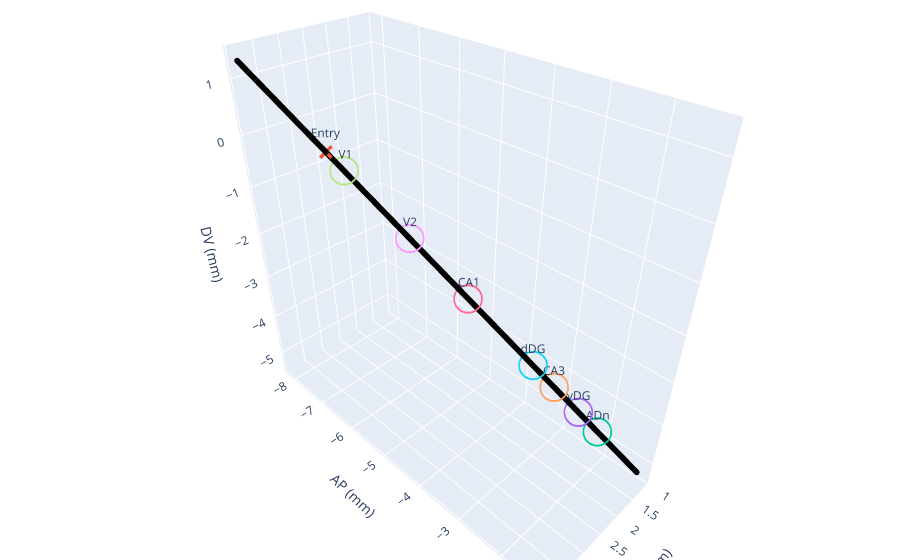

Notebook code for this chart:
### Markdown cell above
### We can now plot the line and label the regions of interest

### Code cell
# Regions of Interest (stereotaxic coordinates)
ADn = [1.40, -2.04, 4.6] # Anterior Dorsal Thalamic Nucleus
vDG = [1.55, -2.40, 4.25] # Granule Layer of the Ventral Dentate Gyrus
CA3 = [1.738, -2.852, 3.81] # Pyramidal Layer of CA3
dDG = [1.90, -3.24, 3.43] # Granule Layer of the Dorsal Dentate Gyrus
CA1 = [2.384, -4.4, 2.31] # Pyramidal Layer of CA1
V1 = [3.25, -6.48, 0.28] # Medial portion of the Primary Visual Cortex
V2 = [2.800,-5.40,1.33] # Medial Lateral portion of the Secondary Visual Cortex

# define the electrode length and skull thickness
electrode_length = 10.0  # mm
skull_thickness  = 2.0   # mm

# coordinates along the path
t = np.arange(-skull_thickness, electrode_length - skull_thickness, 0.001)
coords = entrypoint + np.outer(-t, direction)


# 3D Plotting using Plotly
fig = go.Figure()

# Electrode path
fig.add_trace(go.Scatter3d(
    x=coords[:, 0], y=coords[:, 1], z=-coords[:, 2],  # plot DV as negative
    mode="lines+markers",
    marker=dict(size=2),
    line=dict(width=4, color='black'),
    customdata=t,
    hovertemplate="ML: %{x:.3f} mm<br>AP: %{y:.3f} mm<br>DV: %{z:.3f} mm<br>depth t: %{customdata:.3f} mm<extra></extra>"
))

# Entry point marker (optional)
fig.add_trace(go.Scatter3d(
    x=[entrypoint[0]], y=[entrypoint[1]], z=[-entrypoint[2]],
    mode="markers+text",
    text=["Entry"],
    textposition="top center",
    marker=dict(size=5, symbol="x")
))

# ADn marker
fig.add_trace(go.Scatter3d(
    x=[ADn[0]], y=[ADn[1]], z=[-ADn[2]],
    mode="markers+text",
    text=["ADn"],
    textposition="top center",
    marker=dict(size=10, symbol="circle-open")
))

# DG marker
fig.add_trace(go.Scatter3d(
    x=[vDG[0]], y=[vDG[1]], z=[-vDG[2]],
    mode="markers+text",
    text=["vDG"],
    textposition="top center",
    marker=dict(size=10, symbol="circle-open")
))

# CA3 marker
fig.add_trace(go.Scatter3d(
    x=[CA3[0]], y=[CA3[1]], z=[-CA3[2]],
    mode="markers+text",
    text=["CA3"],
    textposition="top center",
    marker=dict(size=10, symbol="circle-open")
))

# dDG marker
fig.add_trace(go.Scatter3d(
    x=[dDG[0]], y=[dDG[1]], z=[-dDG[2]],
    mode="markers+text",
    text=["dDG"],
    textposition="top center",
    marker=dict(size=10, symbol="circle-open")
))

# CA1 marker
fig.add_trace(go.Scatter3d(
    x=[CA1[0]], y=[CA1[1]], z=[-CA1[2]],
    mode="markers+text",
    text=["CA1"],
    textposition="top center",
    marker=dict(size=10, symbol="circle-open")
))

# V1 marker
fig.add_trace(go.Scatter3d(
    x=[V1[0]], y=[V1[1]], z=[-V1[2]],
    mode="markers+text",
    text=["V1"],
    textposition="top center",
    marker=dict(size=10, symbol="circle-open")
))

# V2 marker
fig.add_trace(go.Scatter3d(
    x=[V2[0]], y=[V2[1]], z=[-V2[2]],
    mode="markers+text",
    text=["V2"],
    textposition="top center",
    marker=dict(size=10, symbol="circle-open")
))

fig.update_layout(
    scene=dict(
        xaxis_title="ML (mm)",
        yaxis_title="AP (mm)",
        zaxis_title="DV (mm)"
    ),
    margin=dict(l=0, r=0, b=0, t=0),
    showlegend=False
)

fig.show()

### Figure 1 — Plotly figure (JSON) as saved in the notebook; plotly's stock layout.template omitted (floating-point values rounded to 4 significant figures; data arrays with more than 128 entries replaced by an {"elided": "..."} marker saying what was removed)
{"data": [{"customdata": {"elided": "10000 float values"}, "hovertemplate": "ML: %{x:.3f} mm<br>AP: %{y:.3f} mm<br>DV: %{z:.3f} mm<br>depth t: %{customdata:.3f} mm<extra></extra>", "line": {"color": "black", "width": 4}, "marker": {"size": 2}, "mode": "lines+markers", "type": "scatter3d", "x": {"elided": "10000 float values"}, "y": {"elided": "10000 float values"}, "z": {"elided": "10000 float values"}}, {"marker": {"size": 5, "symbol": "x"}, "mode": "markers+text", "text": ["Entry"], "textposition": "top center", "type": "scatter3d", "x": [3.371], "y": [-6.771], "z": [0]}, {"marker": {"size": 10, "symbol": "circle-open"}, "mode": "markers+text", "text": ["ADn"], "textposition": "top center", "type": "scatter3d", "x": [1.4], "y": [-2.04], "z": [-4.6]}, {"marker": {"size": 10, "symbol": "circle-open"}, "mode": "markers+text", "text": ["vDG"], "textposition": "top center", "type": "scatter3d", "x": [1.55], "y": [-2.4], "z": [-4.25]}, {"marker": {"size": 10, "symbol": "circle-open"}, "mode": "markers+text", "text": ["CA3"], "textposition": "top center", "type": "scatter3d", "x": [1.738], "y": [-2.852], "z": [-3.81]}, {"marker": {"size": 10, "symbol": "circle-open"}, "mode": "markers+text", "text": ["dDG"], "textposition": "top center", "type": "scatter3d", "x": [1.9], "y": [-3.24], "z": [-3.43]}, {"marker": {"size": 10, "symbol": "circle-open"}, "mode": "markers+text", "text": ["CA1"], "textposition": "top center", "type": "scatter3d", "x": [2.384], "y": [-4.4], "z": [-2.31]}, {"marker": {"size": 10, "symbol": "circle-open"}, "mode": "markers+text", "text": ["V1"], "textposition": "top center", "type": "scatter3d", "x": [3.25], "y": [-6.48], "z": [-0.28]}, {"marker": {"size": 10, "symbol": "circle-open"}, "mode": "markers+text", "text": ["V2"], "textposition": "top center", "type": "scatter3d", "x": [2.8], "y": [-5.4], "z": [-1.33]}], "layout": {"margin": {"b": 0, "l": 0, "r": 0, "t": 0}, "scene": {"xaxis": {"title": {"text": "ML (mm)"}}, "yaxis": {"title": {"text": "AP (mm)"}}, "zaxis": {"title": {"text": "DV (mm)"}}}, "showlegend": false}}
